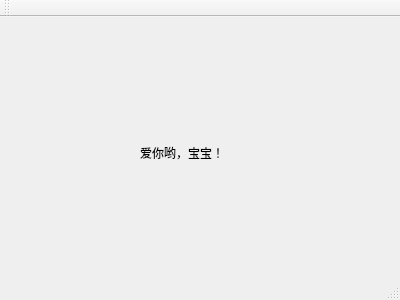
<?xml version="1.0" encoding="UTF-8"?>
<ui version="4.0">
 <class>MainWindow</class>
 <widget class="QMainWindow" name="MainWindow">
  <property name="geometry">
   <rect>
    <x>0</x>
    <y>0</y>
    <width>400</width>
    <height>300</height>
   </rect>
  </property>
  <property name="windowTitle">
   <string>MainWindow</string>
  </property>
  <widget class="QWidget" name="centralWidget">
   <widget class="QLabel" name="label">
    <property name="geometry">
     <rect>
      <x>140</x>
      <y>110</y>
      <width>171</width>
      <height>51</height>
     </rect>
    </property>
    <property name="text">
     <string>爱你哟，宝宝！</string>
    </property>
   </widget>
  </widget>
  <widget class="QMenuBar" name="menuBar">
   <property name="geometry">
    <rect>
     <x>0</x>
     <y>0</y>
     <width>400</width>
     <height>23</height>
    </rect>
   </property>
  </widget>
  <widget class="QToolBar" name="mainToolBar">
   <attribute name="toolBarArea">
    <enum>TopToolBarArea</enum>
   </attribute>
   <attribute name="toolBarBreak">
    <bool>false</bool>
   </attribute>
  </widget>
  <widget class="QStatusBar" name="statusBar"/>
 </widget>
 <layoutdefault spacing="6" margin="11"/>
 <resources/>
 <connections/>
</ui>
